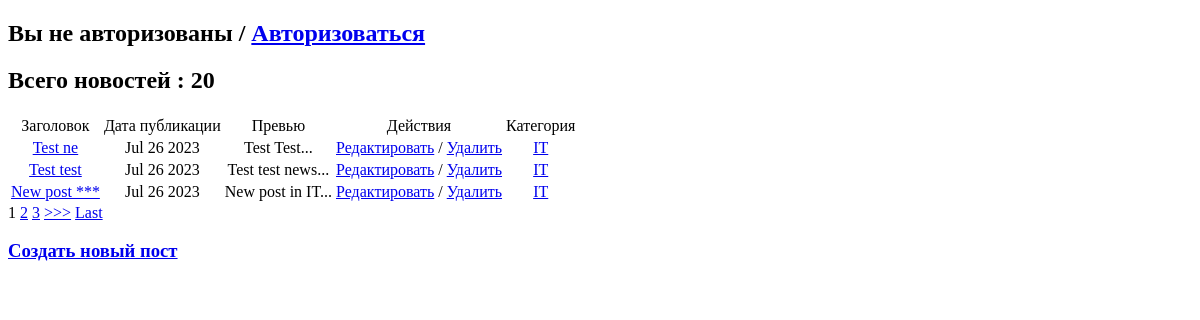
Before: /news/ with the older database file.
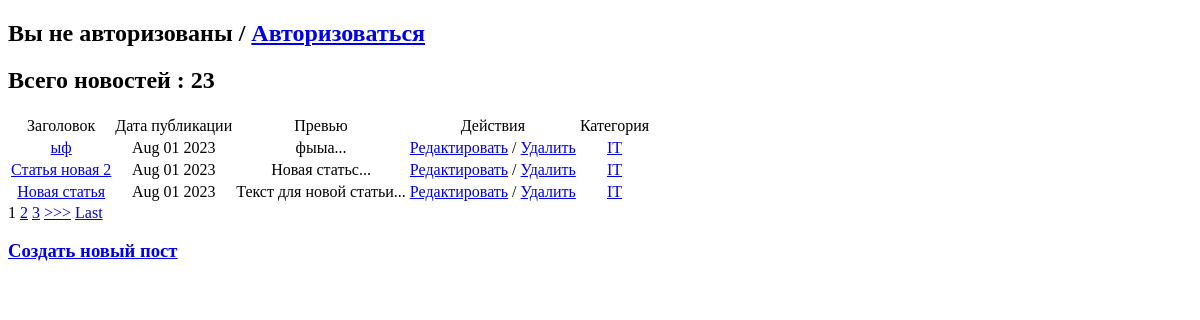
After: the same page with the newer database file.
### news_paper/models.py (models this page shows, shortened)
class Post (models.Model):
    postAuthor = models.ForeignKey(Author, on_delete=models.CASCADE)
    NEWS = 'NW'
    ARTICLE = 'AC'
    NEWS_OR_ARTICLE_CHOICE = [
        (NEWS, 'Новость'),
        (ARTICLE, 'Статья')
    ]
    newsOrArt = models.CharField(
        max_length=2,
        choices=NEWS_OR_ARTICLE_CHOICE,
        default=NEWS
    )
    dateCreate = models.DateTimeField(auto_now_add=True)
    postCategory = models.ManyToManyField(Category, through='PostCategory')
    title = models.CharField(max_length=128)
    text = models.TextField()
    rating = models.SmallIntegerField(default=0)
    def preview(self):
        return f"{self.text[:125]}..."

class Category (models.Model):
    categoryName = models.CharField(max_length=65, unique=True)
    subscribes = models.ManyToManyField(User, through='CategorySub')
    def __str__(self):
        return self.categoryName

### news_paper/views.py (the view, shortened to what this page needs)
# urls.py: path('news/', cache_page(60)(PostList.as_view())),
class PostList(ListView):
    model = Post
    template_name = 'news.html'
    context_object_name = 'news'
    extra_context = {'title': 'Главная страница'}
    queryset = Post.objects.order_by('-dateCreate')
    paginate_by = 3
    form_class = PostForm
    def get_context_data(self, **kwargs):
        context = super().get_context_data(**kwargs)
        context['count'] = Post.objects.all().count()
        context['form'] = PostForm()
        return context

### news_paper/templatetags/custom_filters.py (called while the page is built)
@register.filter(name='censor')
def censor(value):
    text = value.split()
    for i in text:
        if i in ban_list:
            value = value.replace(i, '***')
    return value

### news_paper/templates/news.html (shortened to what this page needs)
{% extends "default.html" %}
{% load custom_filters %}
{% block content %}
<h2>Всего новостей : {{ count }}</h2>
<table>
    <tr>
        <td style="text-align:center">Заголовок</td>
        <td style="text-align:center">Дата публикации</td>
        <td style="text-align:center">Превью</td>
        <td style="text-align:center">Действия</td>
        <td style="text-align:center">Категория</td>
    </tr>
{% for m in news %}
    <tr>
        <td style="text-align:center"><a href="/news/{{ m.pk }}">{{ m.title|censor }}</a></td>
        <td style="text-align:center">{{ m.dateCreate|date:'M d Y' }}</td>
        <td style="text-align:center">{{ m.preview|censor }}</td>
        <td style="text-align:center"><a href="/news/{{ m.pk }}/update"> Редактировать</a> / <a href="/news/{{ m.pk }}/delete"> Удалить</a></td>
        <td style="text-align:center">
            {% for cat in m.postCategory.all %}
            <a href="{% url 'cat' cat.id %}"> {{ cat }}</a>
            {% endfor %}
        </td>
    </tr>
{% endfor %}
    </table>
{% if is_paginated %}
    {% for num in page_obj.paginator.page_range %}
        {% if page_obj.number == num %}
            <a>{{ num }}</a>
        {% elif num > page_obj.number|add:'-3' and num < page_obj.number|add:'3' %}
            <a href="?page={{ num }}">{{ num }}</a>
        {% endif %}
    {% endfor %}
    {% if page_obj.has_next %}
        <a href="?page={{ page_obj.next_page_number }}">>>></a>
        <a href="?page={{ page_obj.paginator.num_pages }}">Last</a>
    {% endif %}
{% endif %}
<h3><a href="/news/add">Создать новый пост</a></h3>
{% endblock content %}

Changed rows visible on the page:
no longer on this page (row unchanged): Post: title|censor "Test ne", dateCreate "Jul 26 2023", preview|censor "Test Test...", Category (categoryName "IT")
no longer on this page (row unchanged): Post: title|censor "Test test", dateCreate "Jul 26 2023", preview|censor "Test test news...", Category (categoryName "IT")
no longer on this page (row unchanged): Post: title|censor "New post ***", dateCreate "Jul 26 2023", preview|censor "New post in IT...", Category (categoryName "IT")
added Post: title|censor "ыф", dateCreate "Aug 01 2023", preview|censor "фыыа...", Category (categoryName "IT")
added Post: title|censor "Статья новая 2", dateCreate "Aug 01 2023", preview|censor "Новая статьс...", Category (categoryName "IT")
added Post: title|censor "Новая статья", dateCreate "Aug 01 2023", preview|censor "Текст для новой статьи...", Category (categoryName "IT")
Other visible differences:
{{ count }}: "20" → "23"
